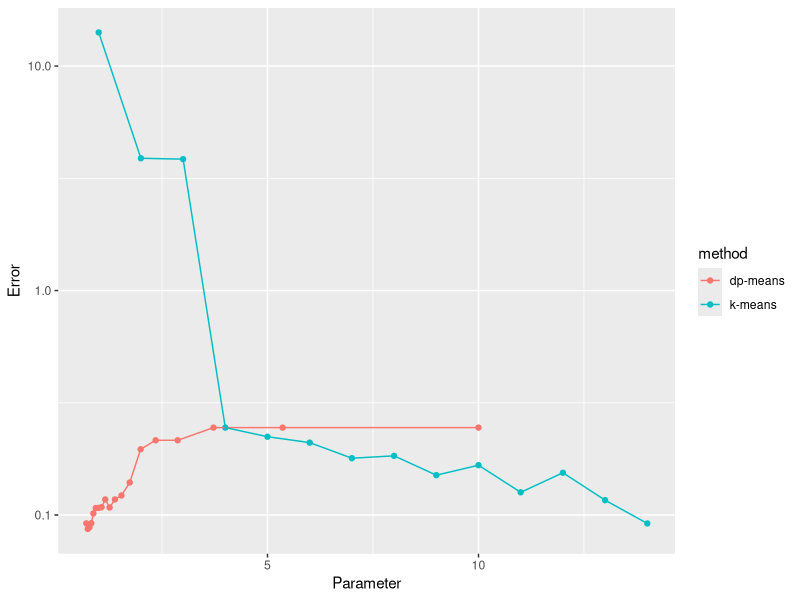
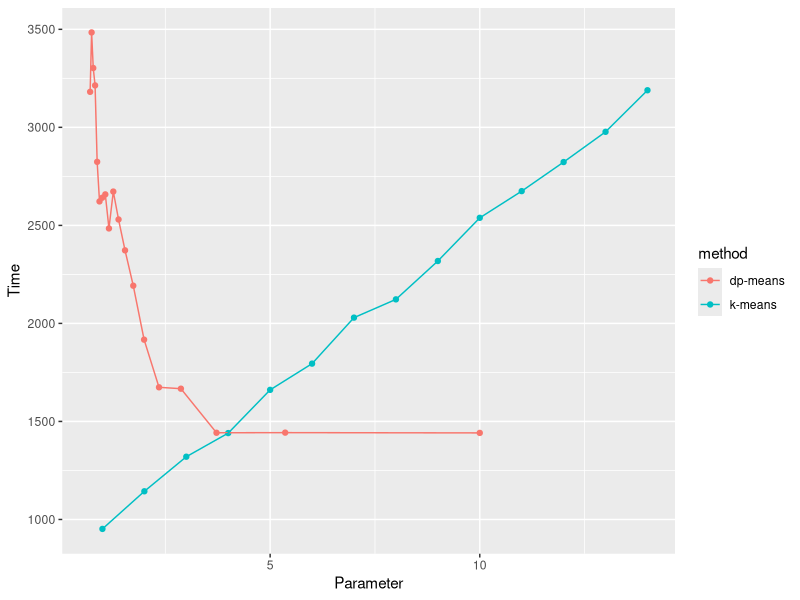

R code for these plots, in order:
#!/usr/bin/env Rscript

library(ggplot2)
library(gridExtra)

X <- read.delim("./output/test.csv", sep=",", header=FALSE)
X$method <- as.factor(X$V1)
summary(X)

p <-ggplot(data=X, aes(V2,V3)) + 
	geom_point(aes(color = method)) +
	geom_line(aes(color= method)) +
	scale_y_log10() + 
	xlab("Parameter") +
	ylab("Error") 
ggsave(file="./img/test_errors.png", width=5, height=4, dpi=100)


p1 <-ggplot(data=X, aes(V2, V4)) + 
	geom_point(aes(color = method)) +
	geom_line(aes(color = method)) +  
	xlab("Parameter") +
	ylab("Time") 
ggsave(file="./img/test_times.png", width=5, height=4, dpi=100)
